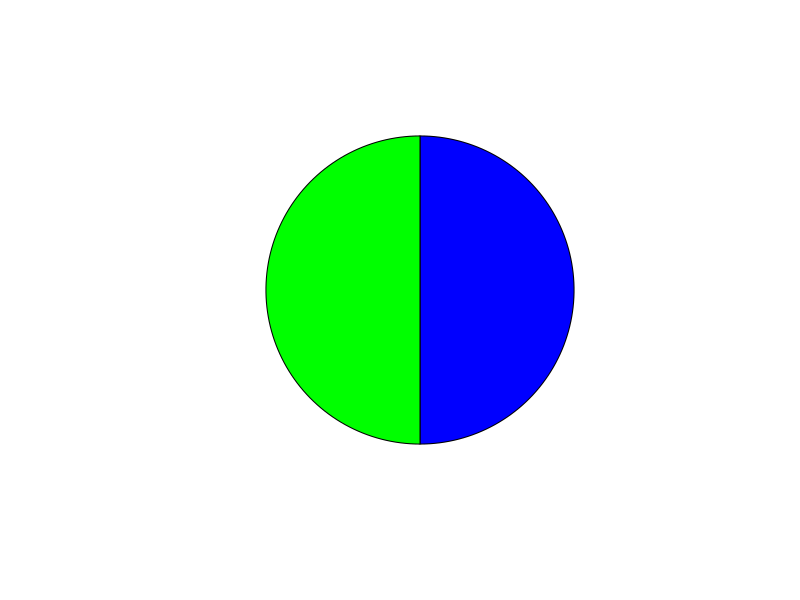
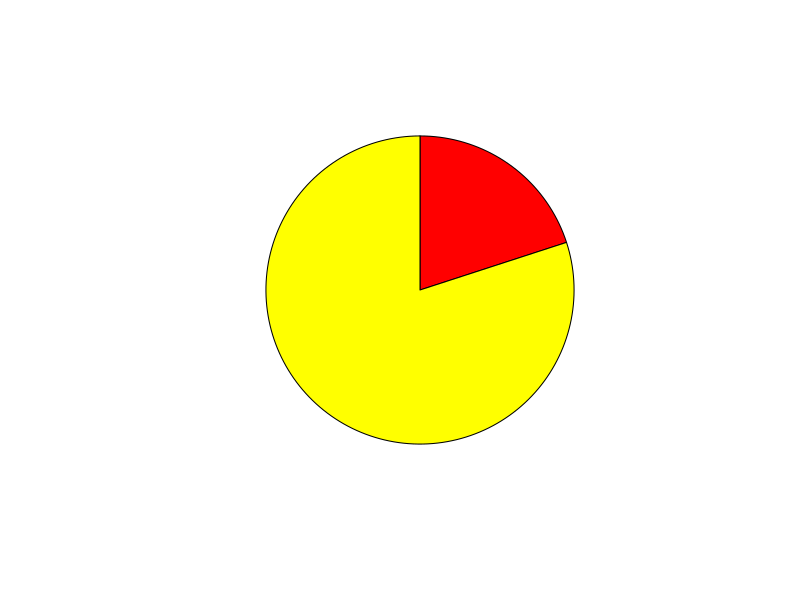
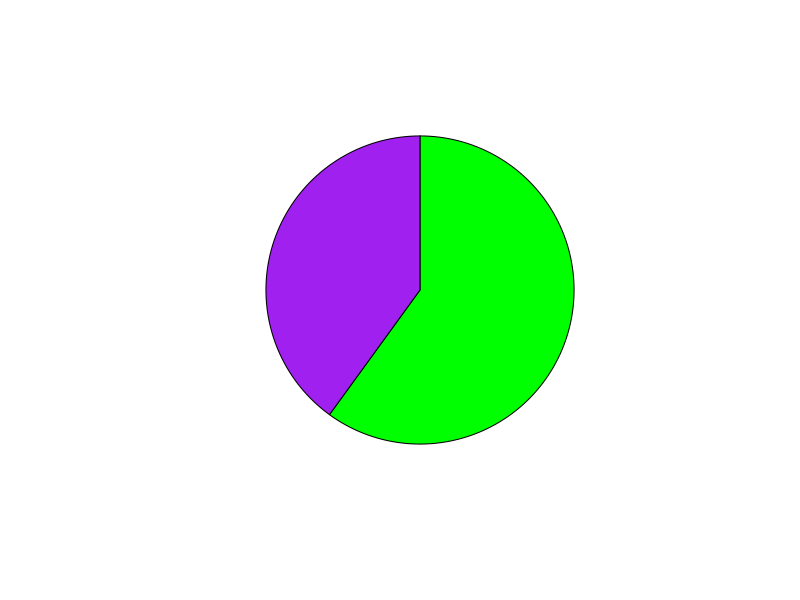
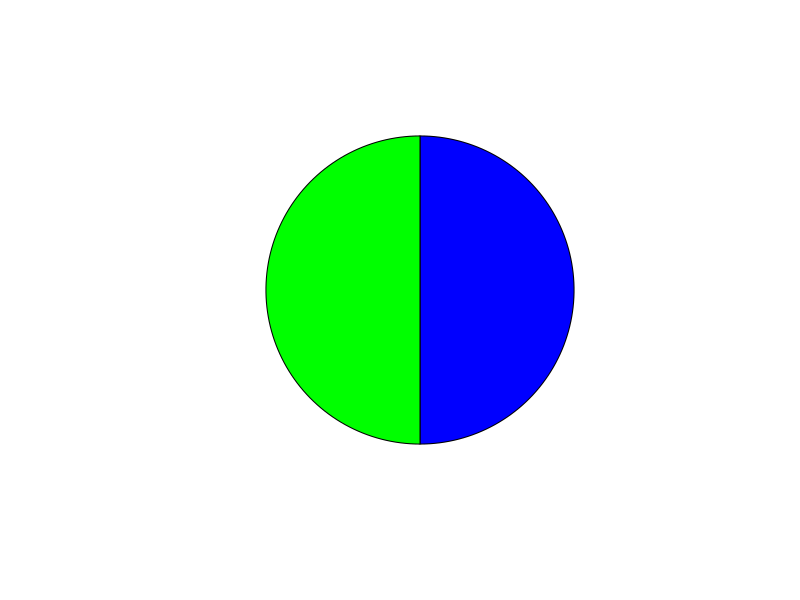
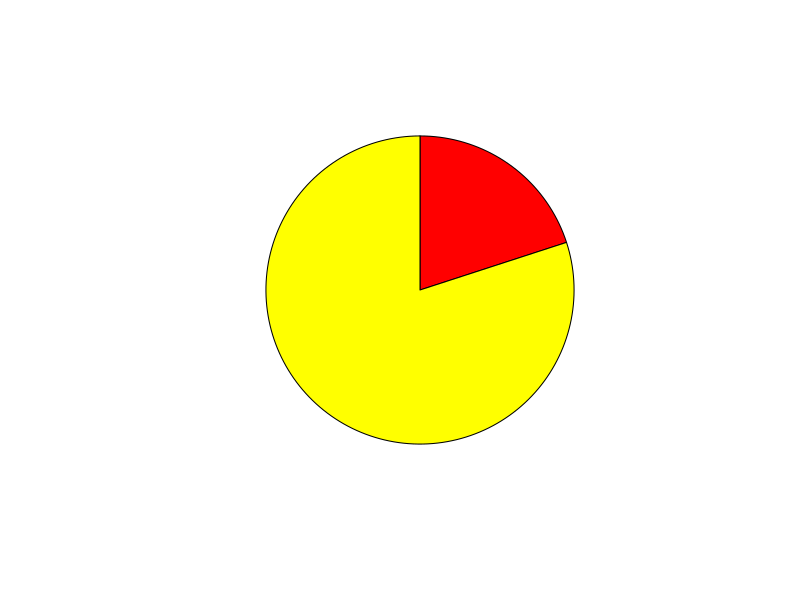
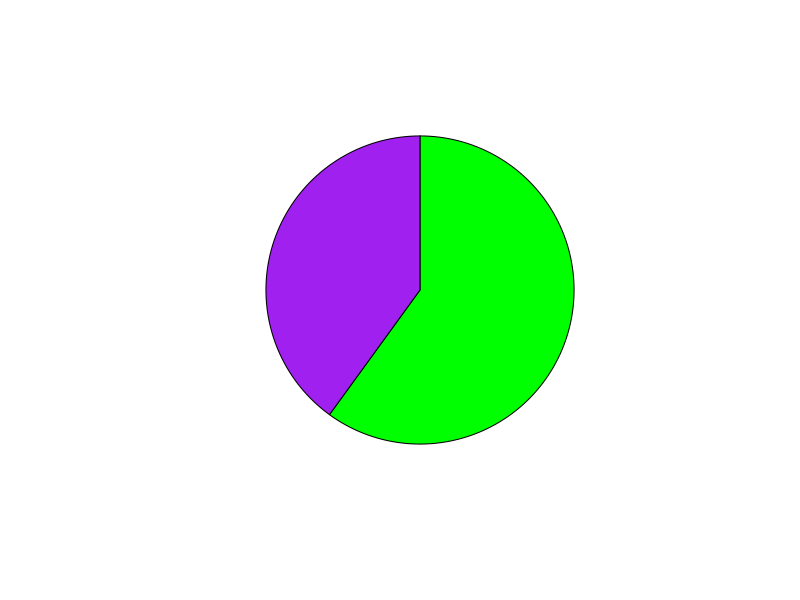

These figures' R source, in order: (Note: this script raises an error after producing the figures.)
## ---- chunk 1
pieData <- list(
  A = list(
    area = c(0.5, 0.5),
    color = c("blue", "green")),
  B = list(
    area = c(0.2, 0.8),
    color = c("red", "yellow")),
  C = list(
    area = c(0.6, 0.4),
    color = c("green", "purple"))
  )

plotPie <- function(inData){
  names(inData$area) <- ""
  pie(inData$area, col=inData$color, clockwise=TRUE)
}

plotPie(pieData[["A"]])
plotPie(pieData[["B"]])
plotPie(pieData[["C"]])
## ---- chunk 2
saveDir <- "/mlab/data/rmflight/Documents/projects/work/categoryComparePaperRev/vignettes/"

outFiles <- sapply(names(pieData), function(pieName){
  pieFile <- paste("pieFile_", pieName, ".png", sep="")
  outFile <- file.path(saveDir, pieFile)
  png(outFile, bg="transparent")
  plotPie(pieData[[pieName]])
  dev.off()
  return(outFile)
})
names(outFiles) <- NULL
outFiles <- paste("file://localhost", outFiles, sep="")
## ---- chunk 3
setNodeImageDirect(cw, names(pieData), outFiles)
setDefaultNodeColor(cw, 'transparent')
setNodeOpacityDirect(cw, names(pieData), 0)
redraw(cw)
